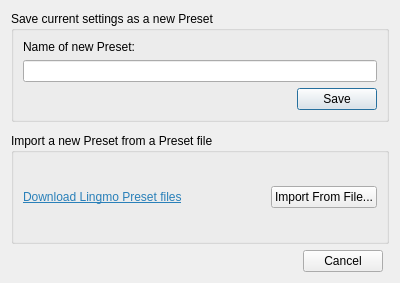
<?xml version="1.0" encoding="UTF-8"?>
<ui version="4.0">
 <class>AddPreset</class>
 <widget class="QDialog" name="AddPreset">
  <property name="geometry">
   <rect>
    <x>0</x>
    <y>0</y>
    <width>400</width>
    <height>283</height>
   </rect>
  </property>
  <property name="windowTitle">
   <string>Dialog</string>
  </property>
  <layout class="QGridLayout" name="gridLayout_2">
   <item row="2" column="0" colspan="3">
    <widget class="QGroupBox" name="groupBox_2">
     <property name="title">
      <string>Import a new Preset from a Preset file</string>
     </property>
     <layout class="QHBoxLayout" name="horizontalLayout">
      <item>
       <widget class="QLabel" name="label_2">
        <property name="text">
         <string>&lt;html&gt;&lt;head/&gt;&lt;body&gt;&lt;p&gt;&lt;a href=&quot;https://github.com/paulmcauley/lingmo/discussions/102&quot;&gt;&lt;span style=&quot; text-decoration: underline; color:#2980b9;&quot;&gt;Download Lingmo Preset files&lt;/span&gt;&lt;/a&gt;&lt;/p&gt;&lt;/body&gt;&lt;/html&gt;</string>
        </property>
        <property name="textFormat">
         <enum>Qt::AutoText</enum>
        </property>
        <property name="openExternalLinks">
         <bool>true</bool>
        </property>
       </widget>
      </item>
      <item>
       <widget class="QPushButton" name="importButton">
        <property name="sizePolicy">
         <sizepolicy hsizetype="Fixed" vsizetype="Fixed">
          <horstretch>0</horstretch>
          <verstretch>0</verstretch>
         </sizepolicy>
        </property>
        <property name="text">
         <string>Import From File...</string>
        </property>
        <property name="icon">
         <iconset theme="document-import">
          <normaloff>.</normaloff>.</iconset>
        </property>
       </widget>
      </item>
     </layout>
    </widget>
   </item>
   <item row="3" column="0">
    <spacer name="horizontalSpacer">
     <property name="orientation">
      <enum>Qt::Horizontal</enum>
     </property>
     <property name="sizeHint" stdset="0">
      <size>
       <width>40</width>
       <height>20</height>
      </size>
     </property>
    </spacer>
   </item>
   <item row="3" column="1">
    <widget class="QPushButton" name="pushButton">
     <property name="sizePolicy">
      <sizepolicy hsizetype="Fixed" vsizetype="Fixed">
       <horstretch>0</horstretch>
       <verstretch>0</verstretch>
      </sizepolicy>
     </property>
     <property name="text">
      <string>Cancel</string>
     </property>
     <property name="icon">
      <iconset theme="dialog-cancel"/>
     </property>
    </widget>
   </item>
   <item row="0" column="0" colspan="3">
    <widget class="QGroupBox" name="groupBox">
     <property name="title">
      <string>Save current settings as a new Preset</string>
     </property>
     <layout class="QGridLayout" name="gridLayout">
      <item row="3" column="1">
       <widget class="QDialogButtonBox" name="buttonBox">
        <property name="orientation">
         <enum>Qt::Horizontal</enum>
        </property>
        <property name="standardButtons">
         <set>QDialogButtonBox::Save</set>
        </property>
       </widget>
      </item>
      <item row="1" column="0" colspan="2">
       <widget class="QLineEdit" name="presetName"/>
      </item>
      <item row="0" column="0">
       <widget class="QLabel" name="label">
        <property name="text">
         <string>Name of new Preset:</string>
        </property>
        <property name="buddy">
         <cstring>presetName</cstring>
        </property>
       </widget>
      </item>
     </layout>
    </widget>
   </item>
   <item row="1" column="0">
    <spacer name="verticalSpacer">
     <property name="orientation">
      <enum>Qt::Vertical</enum>
     </property>
     <property name="sizeType">
      <enum>QSizePolicy::Fixed</enum>
     </property>
     <property name="sizeHint" stdset="0">
      <size>
       <width>20</width>
       <height>5</height>
      </size>
     </property>
    </spacer>
   </item>
  </layout>
 </widget>
 <tabstops>
  <tabstop>presetName</tabstop>
  <tabstop>importButton</tabstop>
  <tabstop>pushButton</tabstop>
 </tabstops>
 <resources/>
 <connections>
  <connection>
   <sender>buttonBox</sender>
   <signal>accepted()</signal>
   <receiver>AddPreset</receiver>
   <slot>accept()</slot>
   <hints>
    <hint type="sourcelabel">
     <x>217</x>
     <y>121</y>
    </hint>
    <hint type="destinationlabel">
     <x>157</x>
     <y>170</y>
    </hint>
   </hints>
  </connection>
  <connection>
   <sender>buttonBox</sender>
   <signal>rejected()</signal>
   <receiver>AddPreset</receiver>
   <slot>reject()</slot>
   <hints>
    <hint type="sourcelabel">
     <x>285</x>
     <y>121</y>
    </hint>
    <hint type="destinationlabel">
     <x>286</x>
     <y>170</y>
    </hint>
   </hints>
  </connection>
  <connection>
   <sender>pushButton</sender>
   <signal>clicked()</signal>
   <receiver>AddPreset</receiver>
   <slot>reject()</slot>
   <hints>
    <hint type="sourcelabel">
     <x>361</x>
     <y>248</y>
    </hint>
    <hint type="destinationlabel">
     <x>249</x>
     <y>237</y>
    </hint>
   </hints>
  </connection>
 </connections>
</ui>
